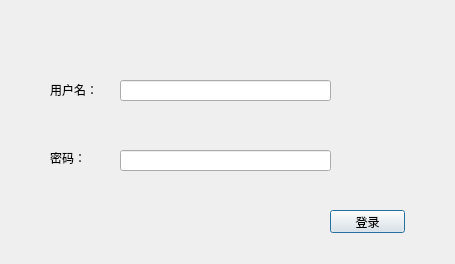
<?xml version="1.0" encoding="UTF-8"?>
<ui version="4.0">
 <class>resignIn</class>
 <widget class="QDialog" name="resignIn">
  <property name="geometry">
   <rect>
    <x>0</x>
    <y>0</y>
    <width>455</width>
    <height>264</height>
   </rect>
  </property>
  <property name="windowTitle">
   <string>Dialog</string>
  </property>
  <widget class="QLineEdit" name="txtname">
   <property name="geometry">
    <rect>
     <x>120</x>
     <y>80</y>
     <width>211</width>
     <height>21</height>
    </rect>
   </property>
  </widget>
  <widget class="QLabel" name="label">
   <property name="geometry">
    <rect>
     <x>50</x>
     <y>80</y>
     <width>47</width>
     <height>20</height>
    </rect>
   </property>
   <property name="text">
    <string>用户名：</string>
   </property>
  </widget>
  <widget class="QLineEdit" name="txtpwd">
   <property name="geometry">
    <rect>
     <x>120</x>
     <y>150</y>
     <width>211</width>
     <height>21</height>
    </rect>
   </property>
   <property name="echoMode">
    <enum>QLineEdit::Password</enum>
   </property>
  </widget>
  <widget class="QLabel" name="label_2">
   <property name="geometry">
    <rect>
     <x>50</x>
     <y>150</y>
     <width>51</width>
     <height>16</height>
    </rect>
   </property>
   <property name="text">
    <string>密码：</string>
   </property>
  </widget>
  <widget class="QPushButton" name="pushButton">
   <property name="geometry">
    <rect>
     <x>330</x>
     <y>210</y>
     <width>75</width>
     <height>23</height>
    </rect>
   </property>
   <property name="text">
    <string>登录</string>
   </property>
  </widget>
 </widget>
 <resources/>
 <connections/>
</ui>
